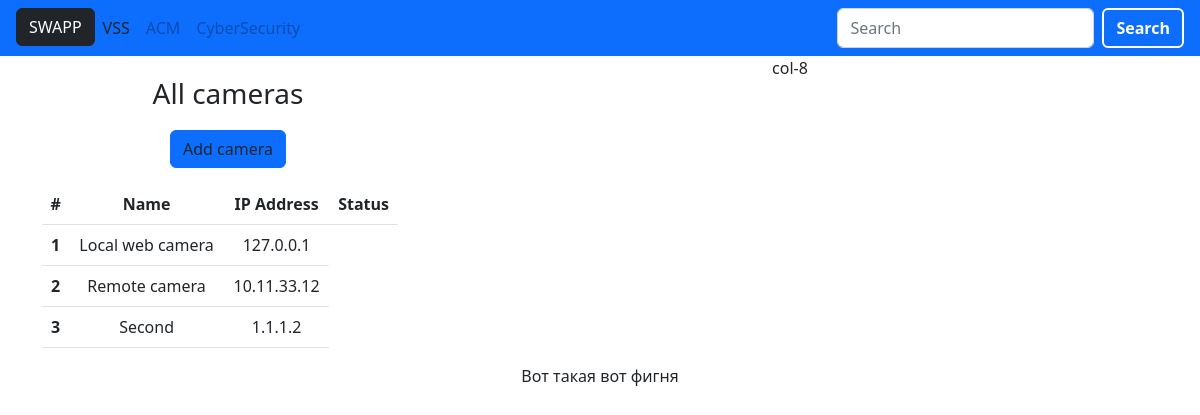
The page /vss/ on the database as committed earlier.
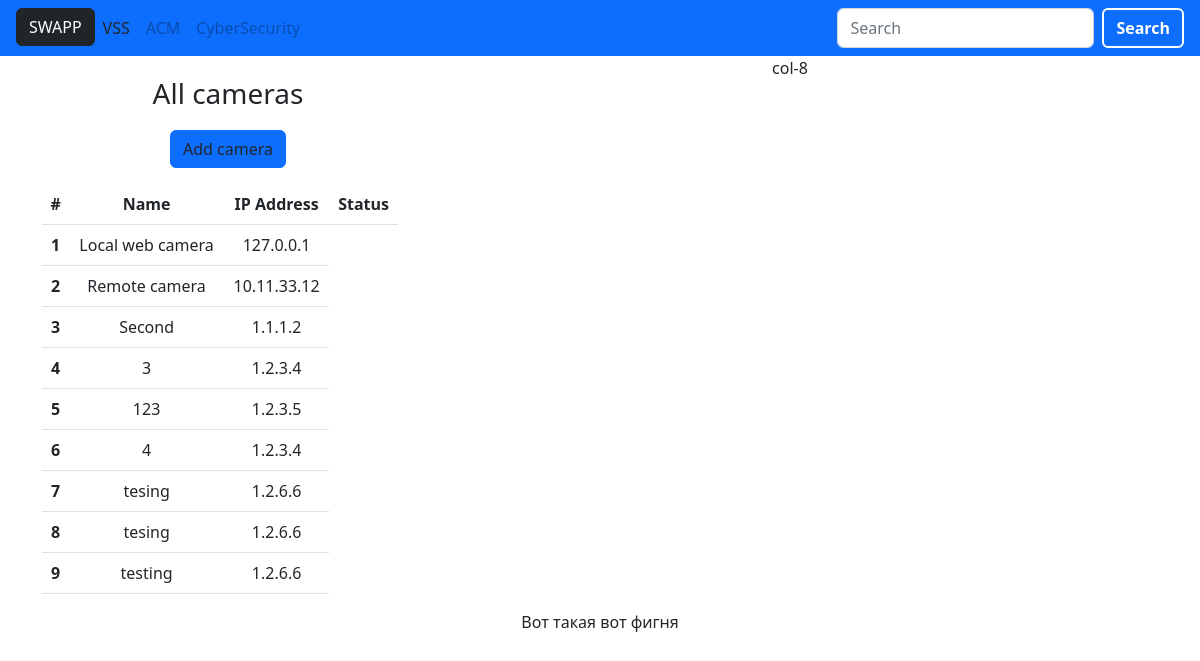
The same page on the database as committed later.
### vss/models.py (models this page shows, shortened)
class Camera(models.Model):
    def online(self):
        if ping(self.ip):
            return True
        else:
            return False
    cam_name = models.CharField(max_length=50)
    ip = models.GenericIPAddressField(protocol='IPv4')

### vss/views.py (the view)
# urls.py: path('', views.IndexView.as_view(), name='index'),
class IndexView(generic.ListView):
    template_name = 'vss/index.html'
    context_object_name = 'cameras'
    def get_queryset(self):
        return Camera.objects.all()

### vss/templates/vss/index.html (shortened to what this page needs)
{% extends "vss/base.html" %}
{% block content %}
<div class="container text-center">
<div class="row justify-content-md-center">
    <div class="col-4">
<div class="ms-3 mt-3">
    <div>
        <p class="text-center fs-3">All cameras</p>
    </div>
    <form>
        <a href="{% url 'vss:add_camera' %}" class="btn btn-primary mb-3">Add camera</a>
    </form>
</div>
<div name="cam_table">
    <table class="table">
        <thead>
        <tr>
            <th>#</th>
            <th>Name</th>
            <th>IP Address</th>
            <th>Status</th>
        </tr>
        </thead>
        <tbody>
        {% for cam in cameras %}
            <tr style="transform: rotate(0);">
            <th scope="row"><a href="{% url 'vss:details' cam.id %}" class="stretched-link">{{ forloop.counter }}</a></th>
            <td>{{ cam.cam_name }}</td>
            <td class="ip_address">{{ cam.ip }}</td>
            </tr>
        {% endfor %}
        </tbody>
    </table>
</div>
    </div>
    <div class="col-8">col-8</div>
</div>
</div>
{% endblock %}

### vss/templates/vss/base.html (shortened to what this page needs)
<!DOCTYPE html>
<html lang="en">
<head>
  <link href="https://cdn.jsdelivr.net/npm/bootstrap@5.2.2/dist/css/bootstrap.min.css" rel="stylesheet">
</head>
<body>
  <nav class="navbar navbar-expand-lg bg-primary">
    <div class="collapse navbar-collapse" id="navbarSupportedContent">
      <ul class="navbar-nav ms-3 me-auto mb-2 mb-lg-0">
        <li class="nav-item">
          <button class="btn btn-dark" aria-current="page" href="#" id="logo">SWAPP</button>
        </li>
        <li class="nav-item">
          <a class="nav-link" href="/vss/">VSS</a>
        </li>
        <li class="nav-item">
          <a class="nav-link disabled" href="/acm/">ACM</a>
        </li>
        <li class="nav-item">
          <a class="nav-link disabled" href="/cs/">CyberSecurity</a>
        </li>
      </ul>
      <div class="px-3">
        <form class="d-flex" role="search">
          <input class="form-control me-2" type="search" placeholder="Search" aria-label="Search">
          <button class="btn btn-outline-primary" type="submit">Search</button>
        </form>
      </div>
    </div>
  </nav>
  <div>
    {% block content %}
    {% endblock %}
  </div>
  <div id="footer" class="text-center">
    {% block footer %}
    Вот такая вот фигня
    {% endblock %}
    </div>
</body>
</html>

### vss/templates/vss/base.html (style rules this page uses)
.btn-outline-primary { --bs-btn-font-weight: 600; --bs-btn-color: white; --bs-btn-bg: primary; --bs-btn-border-color: white; --bs-btn-border-width: 2px; }
a, a:link, a:visited { color: inherit; text-decoration: none; }

Rows that differ between the two databases and show on the page:
added Camera: cam_name "3", ip "1.2.3.4"
added Camera: cam_name "123", ip "1.2.3.5"
added Camera: cam_name "4", ip "1.2.3.4"
added Camera: cam_name "tesing", ip "1.2.6.6"
added Camera: cam_name "tesing", ip "1.2.6.6"
added Camera: cam_name "testing", ip "1.2.6.6"
